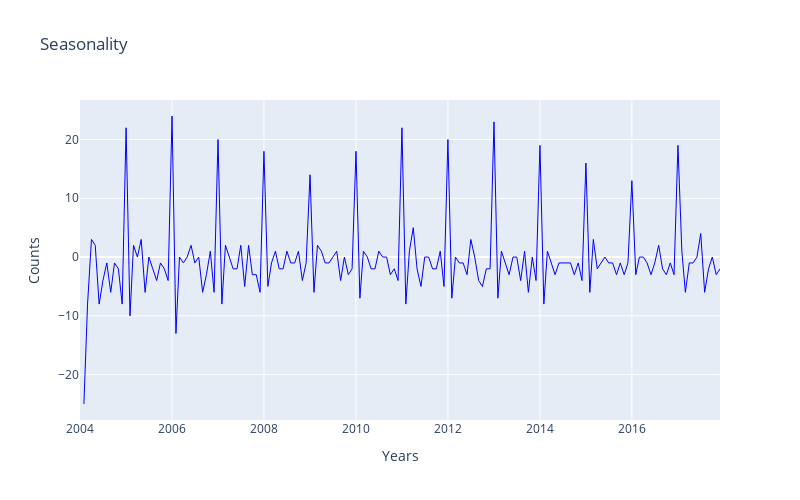

Notebook cell for this chart:
### Code cell
# Create traces
fig = go.Figure()

fig.add_trace(go.Scatter(x=df.index, 
                         y=df['diet'].diff(1), 
                         name='Diet', 
              line = dict(color='blue', width=1)))

fig.update_layout(title='Seasonality',
                   xaxis_title='Years',
                   yaxis_title='Counts', 
                   height=500, 
                   width=800)
fig

### Figure 1 — Plotly figure (JSON) as saved in the notebook; plotly's stock layout.template omitted (floating-point values rounded to 4 significant figures; data arrays with more than 128 entries replaced by an {"elided": "..."} marker saying what was removed)
{"data": [{"line": {"color": "blue", "width": 1}, "name": "Diet", "type": "scatter", "x": {"elided": "168 str values"}, "y": {"elided": "168 int values"}}], "layout": {"height": 500, "title": {"text": "Seasonality"}, "width": 800, "xaxis": {"title": {"text": "Years"}}, "yaxis": {"title": {"text": "Counts"}}}}
